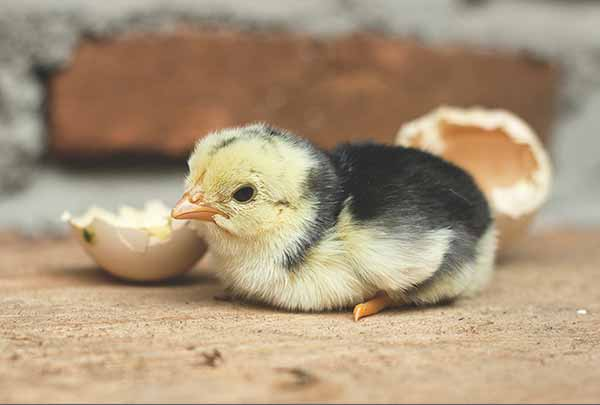
%> input picture excersiecs/Homayontoosy/9/joje.jpg, 600 x 405 px
$ octave Untitled.m   (GNU Octave 9; MATLAB toolbox functions it lacks are replaced by stand-ins)
%> lines starting %> are read from the running program, lines starting %| are printed output that depends on the picture
clc;
clear;
close all;

row1=150;row2=300;col1=100;col2=300;

img=rgb2gray(imread('d:/tamrin 9/joje.jpg'));
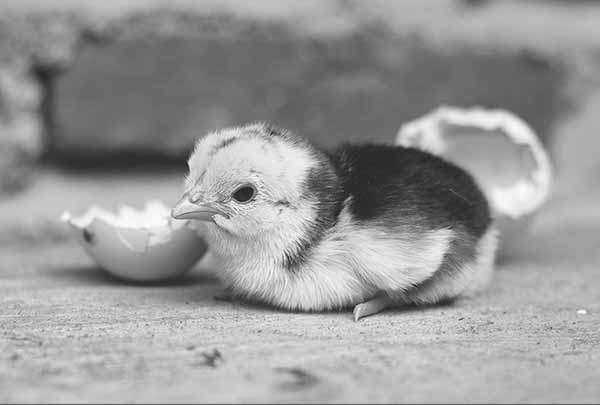
%> img: size 405x600 uint8; min 21, max 252, mean 152.7

subplot(1,2,1),imshow(img),title('orginal');

subImage = img(row1:row2, col1:col2,:);
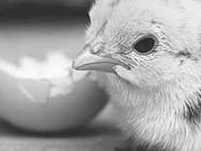
%> subImage: size 151x201 uint8; min 21, max 252, mean 161.9

subplot(2,2,4),imshow(subImage),title('corp method 2');
